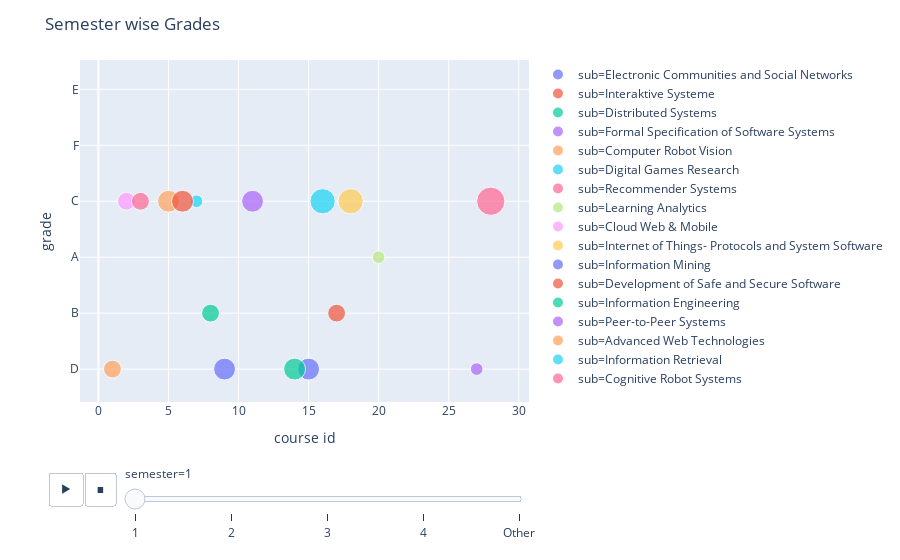

Notebook code cell kept with this figure:
### Code cell
fig6=px.scatter(df_rec1.sort_values(by=['semester']), x='course id', y='grade',size='rating',
                color='sub',animation_frame="semester", animation_group="course id")
#px.scatter(df_rec, x="sub", y="rating", animation_frame="rating", animation_group="course id",size='rating',
            #color="course id", hover_name="sub")
fig6.update_layout(title="Semester wise Grades",width=900)
fig6.show()

### Figure 1 — Plotly figure (JSON) as saved in the notebook; plotly's stock layout.template omitted (floating-point values rounded to 4 significant figures)
{"data": [{"hoverlabel": {"namelength": 0}, "hovertemplate": "sub=Electronic Communities and Social Networks<br>semester=1<br>course id=%{x}<br>grade=%{y}<br>rating=%{marker.size}", "ids": ["9", "9", "9", "9", "9", "9", "9", "9", "9", "9", "9"], "legendgroup": "sub=Electronic Communities and Social Networks", "marker": {"color": "#636efa", "size": [3, 2, 1, 1, 1, 1, 1, 2, 1, 3, 1], "sizemode": "area", "sizeref": 0.0125, "symbol": "circle"}, "mode": "markers", "name": "sub=Electronic Communities and Social Networks", "showlegend": true, "type": "scatter", "x": ["9", "9", "9", "9", "9", "9", "9", "9", "9", "9", "9"], "xaxis": "x", "y": ["D", "B", "A", "C", "C", "B", "B", "C", "C", "D", "C"], "yaxis": "y"}, {"hoverlabel": {"namelength": 0}, "hovertemplate": "sub=Interaktive Systeme<br>semester=1<br>course id=%{x}<br>grade=%{y}<br>rating=%{marker.size}", "ids": ["17", "17", "17"], "legendgroup": "sub=Interaktive Systeme", "marker": {"color": "#EF553B", "size": [2, 1, 2], "sizemode": "area", "sizeref": 0.0125, "symbol": "circle"}, "mode": "markers", "name": "sub=Interaktive Systeme", "showlegend": true, "type": "scatter", "x": ["17", "17", "17"], "xaxis": "x", "y": ["B", "A", "A"], "yaxis": "y"}, {"hoverlabel": {"namelength": 0}, "hovertemplate": "sub=Distributed Systems<br>semester=1<br>course id=%{x}<br>grade=%{y}<br>rating=%{marker.size}", "ids": ["8", "8", "8", "8", "8", "8", "8", "8", "8", "8"], "legendgroup": "sub=Distributed Systems", "marker": {"color": "#00cc96", "size": [2, 1, 3, 2, 2, 1, 3, 3, 2, 2], "sizemode": "area", "sizeref": 0.0125, "symbol": "circle"}, "mode": "markers", "name": "sub=Distributed Systems", "showlegend": true, "type": "scatter", "x": ["8", "8", "8", "8", "8", "8", "8", "8", "8", "8"], "xaxis": "x", "y": ["B", "C", "C", "D", "D", "B", "C", "C", "D", "D"], "yaxis": "y"}, {"hoverlabel": {"namelength": 0}, "hovertemplate": "sub=Formal Specification of Software Systems<br>semester=1<br>course id=%{x}<br>grade=%{y}<br>rating=%{marker.size}", "ids": ["11", "11", "11", "11", "11", "11", "11", "11", "11"], "legendgroup": "sub=Formal Specification of Software Systems", "marker": {"color": "#ab63fa", "size": [3, 3, 2, 3, 4, 5, 5, 3, 2], "sizemode": "area", "sizeref": 0.0125, "symbol": "circle"}, "mode": "markers", "name": "sub=Formal Specification of Software Systems", "showlegend": true, "type": "scatter", "x": ["11", "11", "11", "11", "11", "11", "11", "11", "11"], "xaxis": "x", "y": ["C", "F", "C", "E", "D", "F", "F", "E", "A"], "yaxis": "y"}, {"hoverlabel": {"namelength": 0}, "hovertemplate": "sub=Computer Robot Vision<br>semester=1<br>course id=%{x}<br>grade=%{y}<br>rating=%{marker.size}", "ids": ["5", "5"], "legendgroup": "sub=Computer Robot Vision", "marker": {"color": "#FFA15A", "size": [3, 1], "sizemode": "area", "sizeref": 0.0125, "symbol": "circle"}, "mode": "markers", "name": "sub=Computer Robot Vision", "showlegend": true, "type": "scatter", "x": ["5", "5"], "xaxis": "x", "y": ["C", "F"], "yaxis": "y"}, {"hoverlabel": {"namelength": 0}, "hovertemplate": "sub=Digital Games Research<br>semester=1<br>course id=%{x}<br>grade=%{y}<br>rating=%{marker.size}", "ids": ["7"], "legendgroup": "sub=Digital Games Research", "marker": {"color": "#19d3f3", "size": [1], "sizemode": "area", "sizeref": 0.0125, "symbol": "circle"}, "mode": "markers", "name": "sub=Digital Games Research", "showlegend": true, "type": "scatter", "x": ["7"], "xaxis": "x", "y": ["C"], "yaxis": "y"}, {"hoverlabel": {"namelength": 0}, "hovertemplate": "sub=Recommender Systems<br>semester=1<br>course id=%{x}<br>grade=%{y}<br>rating=%{marker.size}", "ids": ["28"], "legendgroup": "sub=Recommender Systems", "marker": {"color": "#FF6692", "size": [5], "sizemode": "area", "sizeref": 0.0125, "symbol": "circle"}, "mode": "markers", "name": "sub=Recommender Systems", "showlegend": true, "type": "scatter", "x": ["28"], "xaxis": "x", "y": ["C"], "yaxis": "y"}, {"hoverlabel": {"namelength": 0}, "hovertemplate": "sub=Learning Analytics<br>semester=1<br>course id=%{x}<br>grade=%{y}<br>rating=%{marker.size}", "ids": ["20", "20", "20"], "legendgroup": "sub=Learning Analytics", "marker": {"color": "#B6E880", "size": [1, 1, 4], "sizemode": "area", "sizeref": 0.0125, "symbol": "circle"}, "mode": "markers", "name": "sub=Learning Analytics", "showlegend": true, "type": "scatter", "x": ["20", "20", "20"], "xaxis": "x", "y": ["A", "C", "C"], "yaxis": "y"}, {"hoverlabel": {"namelength": 0}, "hovertemplate": "sub=Cloud Web & Mobile<br>semester=1<br>course id=%{x}<br>grade=%{y}<br>rating=%{marker.size}", "ids": ["2"], "legendgroup": "sub=Cloud Web & Mobile", "marker": {"color": "#FF97FF", "size": [2], "sizemode": "area", "sizeref": 0.0125, "symbol": "circle"}, "mode": "markers", "name": "sub=Cloud Web & Mobile", "showlegend": true, "type": "scatter", "x": ["2"], "xaxis": "x", "y": ["C"], "yaxis": "y"}, {"hoverlabel": {"namelength": 0}, "hovertemplate": "sub=Internet of Things- Protocols and System Software<br>semester=1<br>course id=%{x}<br>grade=%{y}<br>rating=%{marker.size}", "ids": ["18", "18", "18", "18"], "legendgroup": "sub=Internet of Things- Protocols and System Software", "marker": {"color": "#FECB52", "size": [4, 1, 1, 1], "sizemode": "area", "sizeref": 0.0125, "symbol": "circle"}, "mode": "markers", "name": "sub=Internet of Things- Protocols and System Software", "showlegend": true, "type": "scatter", "x": ["18", "18", "18", "18"], "xaxis": "x", "y": ["C", "B", "C", "C"], "yaxis": "y"}, {"hoverlabel": {"namelength": 0}, "hovertemplate": "sub=Information Mining<br>semester=1<br>course id=%{x}<br>grade=%{y}<br>rating=%{marker.size}", "ids": ["15", "15", "15", "15", "15", "15"], "legendgroup": "sub=Information Mining", "marker": {"color": "#636efa", "size": [3, 3, 1, 3, 3, 4], "sizemode": "area", "sizeref": 0.0125, "symbol": "circle"}, "mode": "markers", "name": "sub=Information Mining", "showlegend": true, "type": "scatter", "x": ["15", "15", "15", "15", "15", "15"], "xaxis": "x", "y": ["D", "D", "A", "A", "D", "D"], "yaxis": "y"}, {"hoverlabel": {"namelength": 0}, "hovertemplate": "sub=Development of Safe and Secure Software<br>semester=1<br>course id=%{x}<br>grade=%{y}<br>rating=%{marker.size}", "ids": ["6", "6", "6"], "legendgroup": "sub=Development of Safe and Secure Software", "marker": {"color": "#EF553B", "size": [3, 5, 3], "sizemode": "area", "sizeref": 0.0125, "symbol": "circle"}, "mode": "markers", "name": "sub=Development of Safe and Secure Software", "showlegend": true, "type": "scatter", "x": ["6", "6", "6"], "xaxis": "x", "y": ["C", "F", "C"], "yaxis": "y"}, {"hoverlabel": {"namelength": 0}, "hovertemplate": "sub=Information Engineering<br>semester=1<br>course id=%{x}<br>grade=%{y}<br>rating=%{marker.size}", "ids": ["14", "14", "14", "14", "14"], "legendgroup": "sub=Information Engineering", "marker": {"color": "#00cc96", "size": [3, 3, 5, 5, 5], "sizemode": "area", "sizeref": 0.0125, "symbol": "circle"}, "mode": "markers", "name": "sub=Information Engineering", "showlegend": true, "type": "scatter", "x": ["14", "14", "14", "14", "14"], "xaxis": "x", "y": ["D", "D", "C", "D", "C"], "yaxis": "y"}, {"hoverlabel": {"namelength": 0}, "hovertemplate": "sub=Peer-to-Peer Systems<br>semester=1<br>course id=%{x}<br>grade=%{y}<br>rating=%{marker.size}", "ids": ["27"], "legendgroup": "sub=Peer-to-Peer Systems", "marker": {"color": "#ab63fa", "size": [1], "sizemode": "area", "sizeref": 0.0125, "symbol": "circle"}, "mode": "markers", "name": "sub=Peer-to-Peer Systems", "showlegend": true, "type": "scatter", "x": ["27"], "xaxis": "x", "y": ["D"], "yaxis": "y"}, {"hoverlabel": {"namelength": 0}, "hovertemplate": "sub=Advanced Web Technologies<br>semester=1<br>course id=%{x}<br>grade=%{y}<br>rating=%{marker.size}", "ids": ["1", "1"], "legendgroup": "sub=Advanced Web Technologies", "marker": {"color": "#FFA15A", "size": [2, 2], "sizemode": "area", "sizeref": 0.0125, "symbol": "circle"}, "mode": "markers", "name": "sub=Advanced Web Technologies", "showlegend": true, "type": "scatter", "x": ["1", "1"], "xaxis": "x", "y": ["D", "B"], "yaxis": "y"}, {"hoverlabel": {"namelength": 0}, "hovertemplate": "sub=Information Retrieval<br>semester=1<br>course id=%{x}<br>grade=%{y}<br>rating=%{marker.size}", "ids": ["16", "16"], "legendgroup": "sub=Information Retrieval", "marker": {"color": "#19d3f3", "size": [4, 4], "sizemode": "area", "sizeref": 0.0125, "symbol": "circle"}, "mode": "markers", "name": "sub=Information Retrieval", "showlegend": true, "type": "scatter", "x": ["16", "16"], "xaxis": "x", "y": ["C", "C"], "yaxis": "y"}, {"hoverlabel": {"namelength": 0}, "hovertemplate": "sub=Cognitive Robot Systems<br>semester=1<br>course id=%{x}<br>grade=%{y}<br>rating=%{marker.size}", "ids": ["3", "3"], "legendgroup": "sub=Cognitive Robot Systems", "marker": {"color": "#FF6692", "size": [2, 3], "sizemode": "area", "sizeref": 0.0125, "symbol": "circle"}, "mode": "markers", "name": "sub=Cognitive Robot Systems", "showlegend": true, "type": "scatter", "x": ["3", "3"], "xaxis": "x", "y": ["C", "D"], "yaxis": "y"}], "layout": {"legend": {"itemsizing": "constant", "tracegroupgap": 0}, "margin": {"t": 60}, "sliders": [{"active": 0, "currentvalue": {"prefix": "semester="}, "len": 0.9, "pad": {"b": 10, "t": 60}, "steps": [{"args": [["1"], {"frame": {"duration": 0, "redraw": false}, "fromcurrent": true, "mode": "immediate", "transition": {"duration": 0, "easing": "linear"}}], "label": "1", "method": "animate"}, {"args": [["2"], {"frame": {"duration": 0, "redraw": false}, "fromcurrent": true, "mode": "immediate", "transition": {"duration": 0, "easing": "linear"}}], "label": "2", "method": "animate"}, {"args": [["3"], {"frame": {"duration": 0, "redraw": false}, "fromcurrent": true, "mode": "immediate", "transition": {"duration": 0, "easing": "linear"}}], "label": "3", "method": "animate"}, {"args": [["4"], {"frame": {"duration": 0, "redraw": false}, "fromcurrent": true, "mode": "immediate", "transition": {"duration": 0, "easing": "linear"}}], "label": "4", "method": "animate"}, {"args": [["Other"], {"frame": {"duration": 0, "redraw": false}, "fromcurrent": true, "mode": "immediate", "transition": {"duration": 0, "easing": "linear"}}], "label": "Other", "method": "animate"}], "x": 0.1, "xanchor": "left", "y": 0, "yanchor": "top"}], "title": {"text": "Semester wise Grades"}, "updatemenus": [{"buttons": [{"args": [null, {"frame": {"duration": 500, "redraw": false}, "fromcurrent": true, "mode": "immediate", "transition": {"duration": 500, "easing": "linear"}}], "label": "&#9654;", "method": "animate"}, {"args": [[null], {"frame": {"duration": 0, "redraw": false}, "fromcurrent": true, "mode": "immediate", "transition": {"duration": 0, "easing": "linear"}}], "label": "&#9724;", "method": "animate"}], "direction": "left", "pad": {"r": 10, "t": 70}, "showactive": false, "type": "buttons", "x": 0.1, "xanchor": "right", "y": 0, "yanchor": "top"}], "width": 900, "xaxis": {"anchor": "y", "domain": [0, 1], "title": {"text": "course id"}}, "yaxis": {"anchor": "x", "domain": [0, 1], "title": {"text": "grade"}}}}
